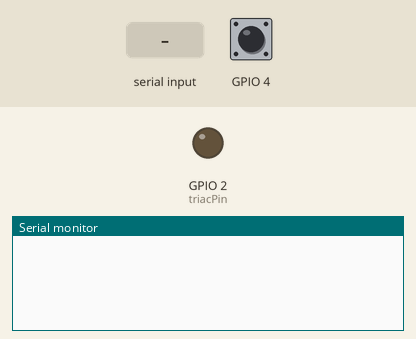
The sketch below on a simulated ESP32. Parts: output pins drawn as LEDs (lit = HIGH), the last lines printed to the serial monitor. The test bench sets the inputs (shaded band); at power-on: GPIO 4 HIGH.

Above: at 1.2 s.
1.3 s: "1" received over Serial
At 2.4 s:
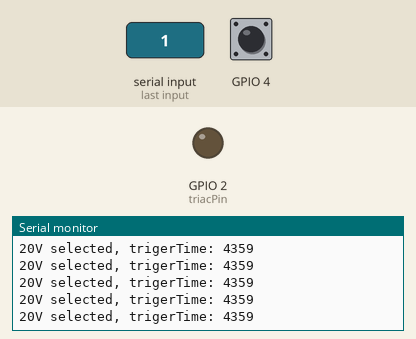
2.8 s: "2" received over Serial
At 3.9 s:
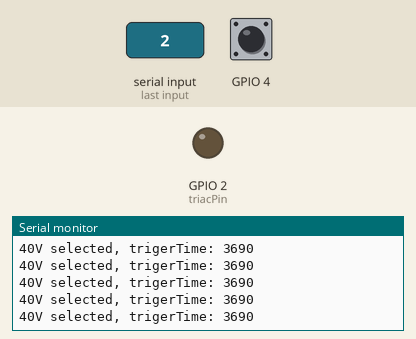
5.8 s: "3" received over Serial
At 6.5 s:
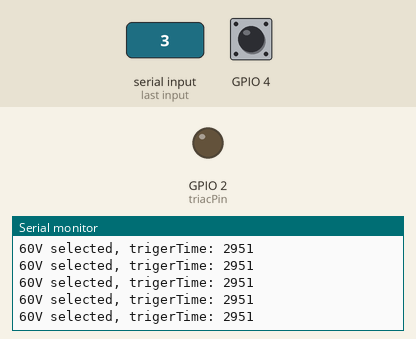
Timing chart, 0 to 8.2 s (numbered marks = the images above; inputs shaded):
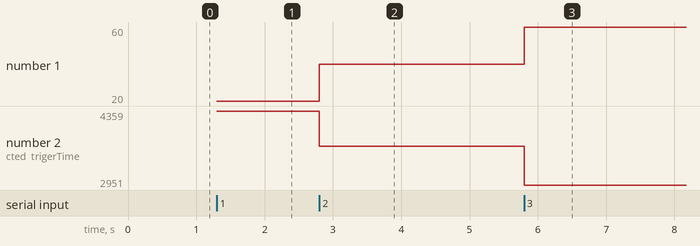

Measured:
- after the input at 1.3 s, the serial monitor: prints a new line at once (image 1)
- after the input at 2.8 s, the serial monitor: prints a new line at once (image 2)
- after the input at 5.8 s, the serial monitor: prints a new line at once (image 3)
- plotted number 1: 20 → 40 after the input at 2.8 s, 40 → 60 after the input at 5.8 s
- plotted number 2: 4359 → 3690 after the input at 2.8 s, 3690 → 2951 after the input at 5.8 s

The sketch:

AC_PAC.ino
```cpp
int triacPin = 2; //Gate Pulse pin
long trigerTime = 0;
int incomingByte = 0;

const int acPeriod = 10000; // For 50Hz, one cycle = 20ms, half cycle = 10ms = 10000us

void IRAM_ATTR angle() {
  delayMicroseconds(trigerTime);
  digitalWrite(triacPin, HIGH);
  delayMicroseconds(10); // Pulse duration
  digitalWrite(triacPin, LOW);
}

void setup() {
  pinMode(triacPin, OUTPUT);
  digitalWrite(triacPin, LOW);
  pinMode(4, INPUT_PULLUP);
  Serial.begin(115200);
  attachInterrupt(digitalPinToInterrupt(4), angle, FALLING); // Zero crossing
}

void loop() {
  if (Serial.available() > 0) {
    incomingByte = Serial.read();
    Serial.print("I received: ");
    Serial.println(incomingByte, DEC);
  }

  switch (incomingByte) {
    case 49: // Press '1' for 50V output
      trigerTime = mapVoltageToDelay(20);
      Serial.println("20V selected, trigerTime: " + String(trigerTime));
      break;
    case 50: // Press '2' for 100V output
      trigerTime = mapVoltageToDelay(40);
      Serial.println("40V selected, trigerTime: " + String(trigerTime));
      break;
    case 51: // Press '3' for 100V output
      trigerTime = mapVoltageToDelay(60);
      Serial.println("60V selected, trigerTime: " + String(trigerTime));
      break;
    case 52: // Press '4' for 100V output
      trigerTime = mapVoltageToDelay(80);
      Serial.println("80V selected, trigerTime: " + String(trigerTime));
      break;
    case 53: // Press '5' for 100V output
      trigerTime = mapVoltageToDelay(90);
      Serial.println("90V selected, trigerTime: " + String(trigerTime));
      break;
    default:

      break;
  }
}

long mapVoltageToDelay(int voltage) {
  // Map voltage to delay time (assume linear approximation)
  float phaseAngle = acos(voltage / 100.0) * 180 / PI; // Calculate phase angle //100 is input peak voltage.(change this according to you)
  return (phaseAngle / 180.0) * acPeriod; // Convert phase angle to microseconds
}
```
